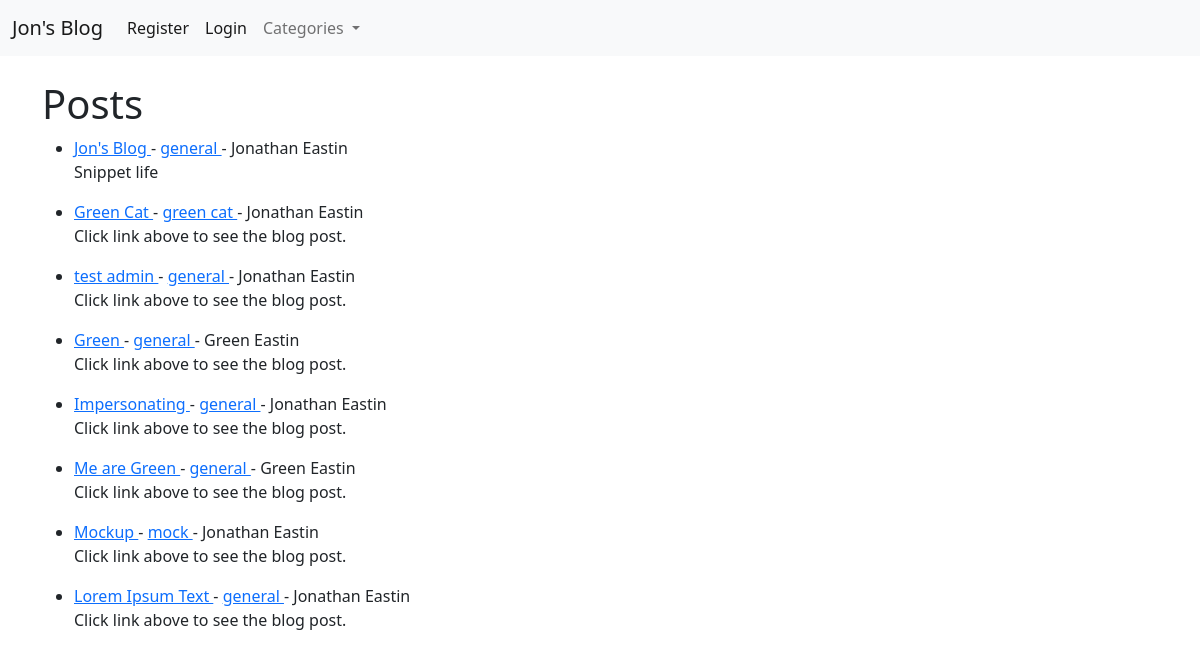
The app's page /, older data.
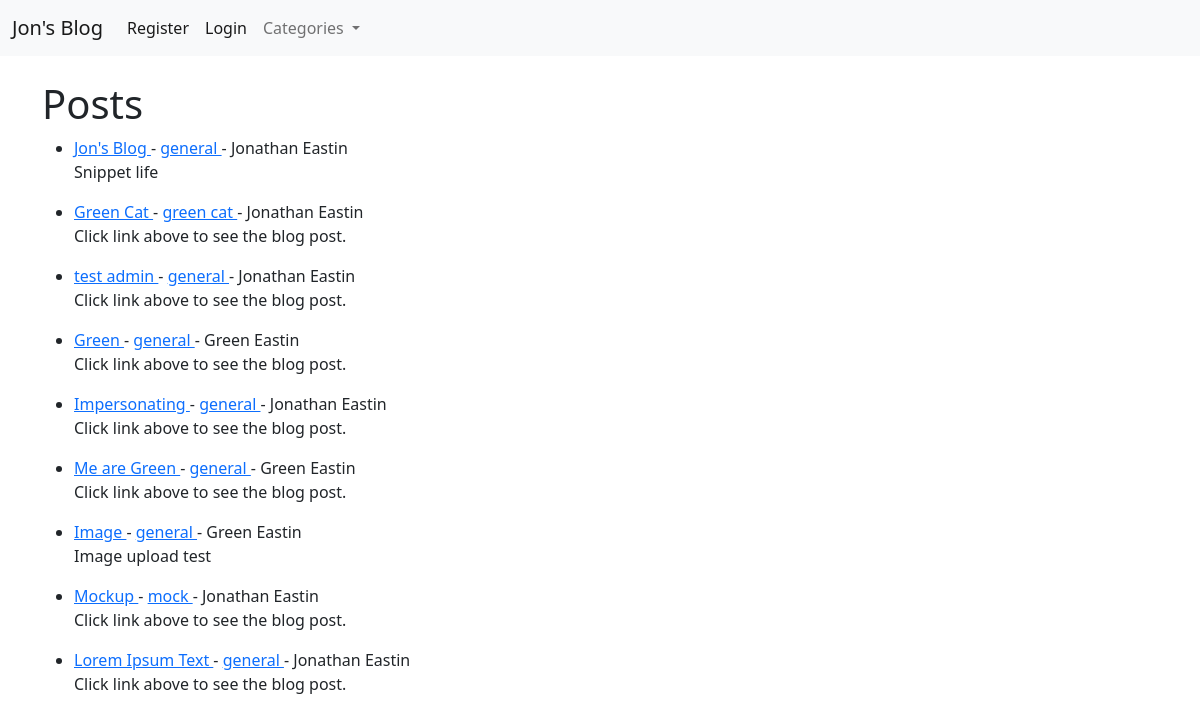
The same page, newer data.
### JonsBlog/models.py (models this page shows, shortened)
class Post(models.Model):
    title = models.CharField(max_length=255, default="Jon's Blog")
    header_image = models.ImageField(null=True, blank=True, upload_to='images/')
    title_tag = models.CharField(max_length=255)
    author = models.ForeignKey(User, on_delete=models.CASCADE)
    body = RichTextField(blank=True, null=True)
    publication_date = models.DateField(auto_now_add=True)
    publication_time = models.TimeField(auto_now_add=True)
    category = models.CharField(max_length=255, default="general")
    snippet = models.CharField(max_length=255)
    likes = models.ManyToManyField(User, related_name='blog_posts')

### JonsBlog/views.py (the view)
# urls.py: path('', HomeView.as_view(), name="home"),
class HomeView(ListView):
    model = Post
    template_name = 'home.html'
    ordering = ['-publication_time']
    def get_context_data(self, *args, **kwargs):
        cat_menu = Category.objects.all()
        context = super(HomeView, self).get_context_data(*args, **kwargs)
        context["cat_menu"] = cat_menu
        return context

### JonsBlog/models.py (called while the page is built)
    def __str__(self):
        return self.name

### JonsBlog/templates/home.html (shortened to what this page needs)
{% extends 'base.html' %}
{% block content %}
<h1>Posts</h1>
{% for post in object_list %}
    <ul>
        <li>
            <a href="{% url 'article-detail' post.pk %}">
				{{ post.title }}
			</a>
			-
			<a href="{% url 'category' post.category|slugify %}">
				{{ post.category }}
			</a>
            - {{ post.author.first_name }}
            {{ post.author.last_name }}
			<br/>
            {{ post.snippet }}
        </li>
    </ul>
{% endfor %}
{% endblock %}

Row changes from the older to the newer data that the page shows:
added Post: title "Image", category "general", author.first_name "Green", author.last_name "Eastin", snippet "Image upload test"
